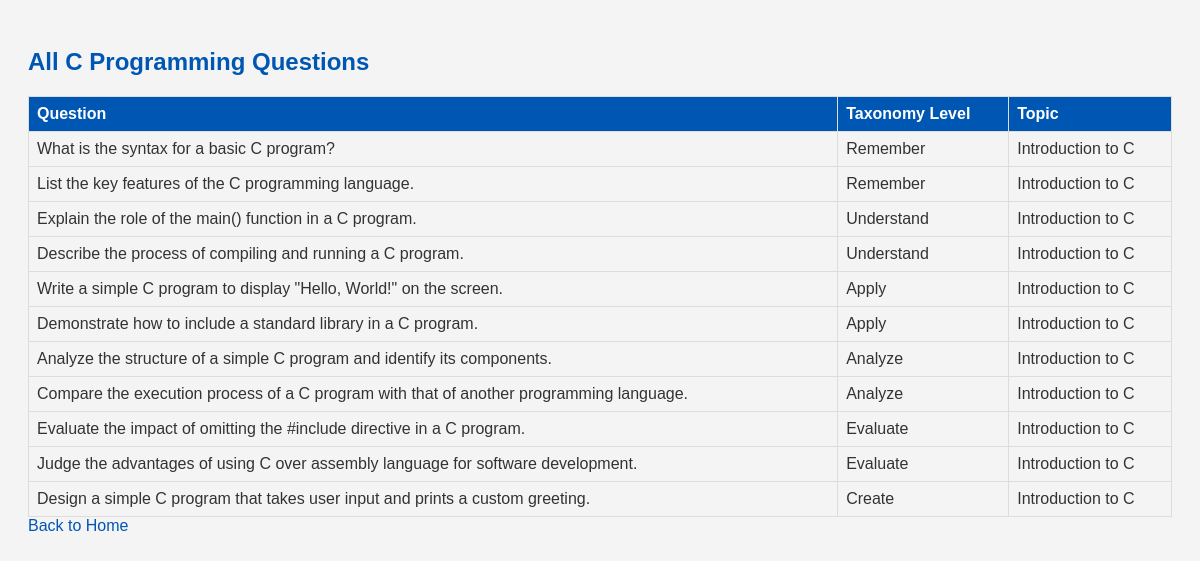
The page /admin/questions (signed in) on the database its author committed.
### tables this page shows
CREATE TABLE Question (
                id INTEGER PRIMARY KEY AUTOINCREMENT,
                question_text TEXT NOT NULL,
                taxonomy_level TEXT NOT NULL,
                topic TEXT NOT NULL
            );

### app.py (the view)
@app.route('/admin/questions')
def view_questions():
    if 'user_id' not in session or session.get('role') != 'admin':
        flash('Unauthorized access!', 'error')
        return redirect(url_for('login'))
    db = get_db()
    cursor = db.cursor()
    cursor.execute('SELECT question_text, taxonomy_level, topic FROM Question')
    questions = cursor.fetchall()
    return render_template('view_questions.html', questions=questions)

### app.py (called while the page is built)
def get_db():
    if 'db' not in g:
        g.db = sql.connect(DATABASE)
    return g.db

### templates/view_questions.html (shortened to what this page needs)
<!DOCTYPE html>
<html lang="en">
<head>
    <link rel="stylesheet" href="{{ url_for('static', filename='css/styles.css') }}">
</head>
<body>
    <h2>All C Programming Questions</h2>
    <table>
        <tr>
            <th>Question</th>
            <th>Taxonomy Level</th>
            <th>Topic</th>
        </tr>
        {% for question in questions %}
        <tr>
            <td>{{ question[0] }}</td>
            <td>{{ question[1] }}</td>
            <td>{{ question[2] }}</td>
        </tr>
        {% endfor %}
    </table>
    <a href="/">Back to Home</a>
</body>
</html>

### static/css/styles.css (style rules this page uses)
body { font-family: Arial, sans-serif; background-color: #f4f4f4; color: #333; padding: 20px; }
h1, h2 { color: #0056b3; }
table { width: 100%; border-collapse: collapse; }
table, th, td { border: 1px solid #ddd; }
th, td { padding: 8px; text-align: left; }
th { background-color: #0056b3; color: white; }
a { color: #0056b3; text-decoration: none; }

### rows shown on the page
Question: question_text "What is the syntax for a basic C program?", taxonomy_level "Remember", topic "Introduction to C"
Question: question_text "List the key features of the C programming language.", taxonomy_level "Remember", topic "Introduction to C"
Question: question_text "Explain the role of the main() function in a C program.", taxonomy_level "Understand", topic "Introduction to C"
Question: question_text "Describe the process of compiling and running a C program.", taxonomy_level "Understand", topic "Introduction to C"
Question: question_text "Write a simple C program to display \"Hello, World!\" on the screen.", taxonomy_level "Apply", topic "Introduction to C"
Question: question_text "Demonstrate how to include a standard library in a C program.", taxonomy_level "Apply", topic "Introduction to C"
Question: question_text "Analyze the structure of a simple C program and identify its components.", taxonomy_level "Analyze", topic "Introduction to C"
Question: question_text "Compare the execution process of a C program with that of another programming language.", taxonomy_level "Analyze", topic "Introduction to C"
Question: question_text "Evaluate the impact of omitting the #include directive in a C program.", taxonomy_level "Evaluate", topic "Introduction to C"
Question: question_text "Judge the advantages of using C over assembly language for software development.", taxonomy_level "Evaluate", topic "Introduction to C"
Question: question_text "Design a simple C program that takes user input and prints a custom greeting.", taxonomy_level "Create", topic "Introduction to C"
